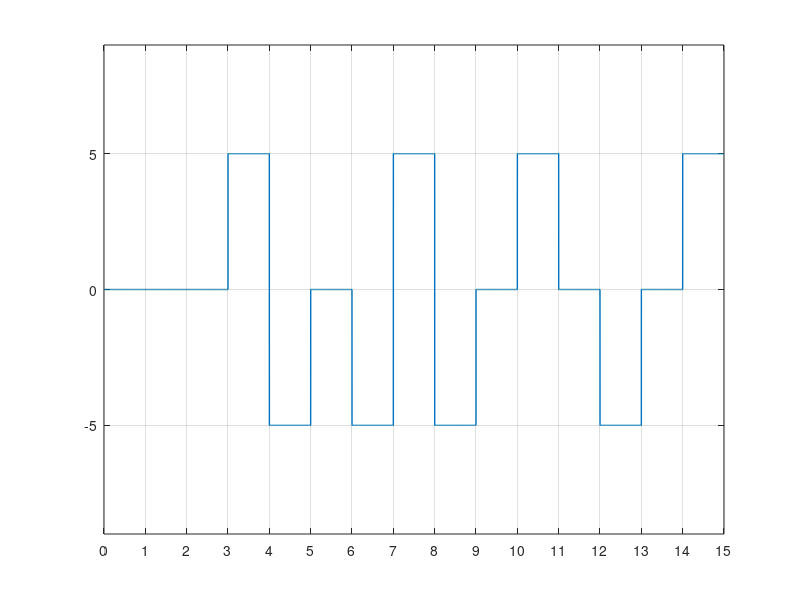

This chart was generated by the following MATLAB code:
clear 
bits = [0 0 0 0 0 0 0 0 1 0 1 0 1 0 1];

count=0;
bitLength= length(bits);
for i= 1:bitLength
    if bits(i)==0
        count =  count+1;
    else 
        count =0;
        
    end
    if count == 8
        bits(i-4)=-1;
        bits(i-3)=1;
        bits(i-1)=-1;
        bits(i)=1;
        count=0;
    end
end
disp(bits)        
bitrate = 1;
voltage = 5;

samplingRate = 1000;
samplingTime = 1/samplingRate;

endTime = length(bits)/bitrate;
time = 0:samplingTime:endTime;

index=1;
sign=1;

for i=1:length(time)
    if bits(index) ~=0
         modulation(i) = sign*voltage;
    else
        modulation(i) = 0;
    end
    if time(i)*bitrate >= index
        index = index+1;
        if index <= length(bits) && bits(index) ~= 0
            sign = -1*sign*bits(index);
        end
    end
end
plot(time, modulation, "LineWidth", 1);
axis([0 endTime -voltage-4 voltage+4]);
grid on;
xticks(0:endTime);
yticks([-voltage 0 voltage]);
    
%demodulation
index = 1;
for i = 1:length(modulation)
    if modulation(i) ~= 0
        demodulation(index) = modulation(i)/voltage;
    else
        demodulation(index) = 0;
    end
    if time(i)*bitrate >= index
        index = index+1;
    end
end

last = 1;
for i = 1:length(demodulation)
    if demodulation(i) ~= 0
        if (demodulation(i) == last) 
            demodulation(i) = 0;
            demodulation(i+1) = 0;
            demodulation(i+3) = 0;
            last = demodulation(i+4);
            demodulation(i+4) = 0;
        else
            last = demodulation(i);
        end
    end
end

for i = 1:length(demodulation)
    if demodulation(i) ~= 0
        demodulation(i) = 1;
    end
end

disp(demodulation);
